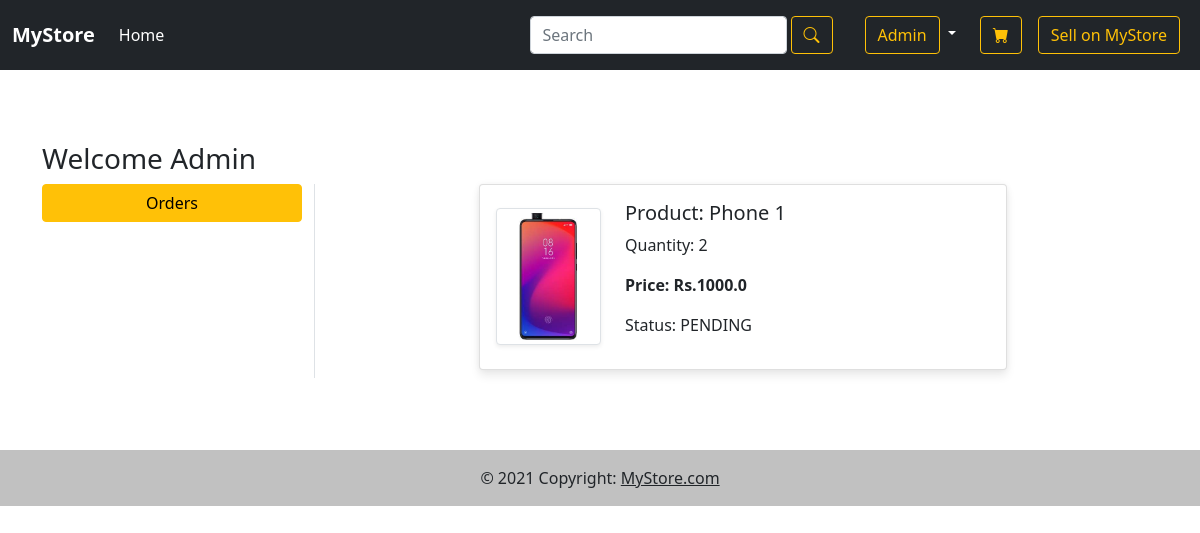
The app's page /orders (signed in), older data.
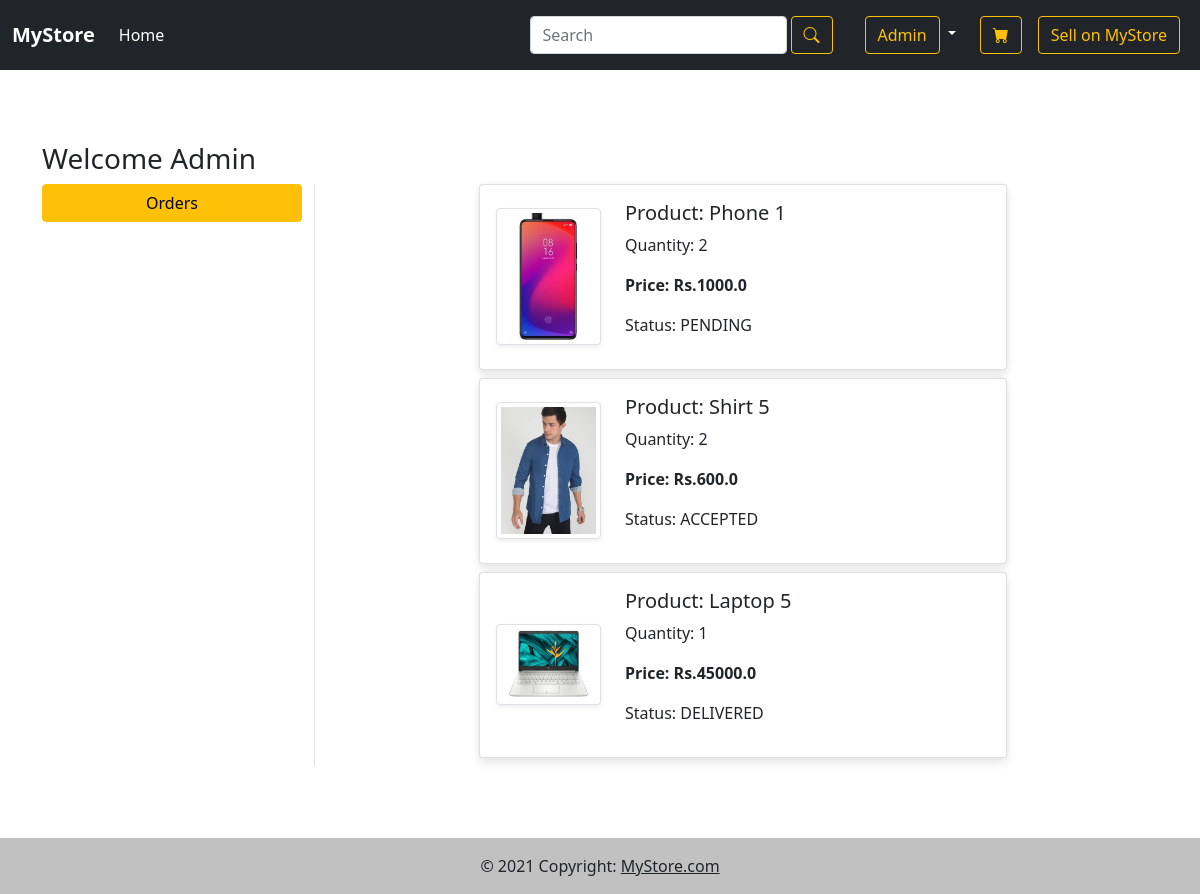
The same page, newer data.
### app/models.py (models this page shows, shortened)
class Confirmation(models.Model):
    user = models.ForeignKey(User, on_delete=models.CASCADE)
    customer = models.ForeignKey(Customer, on_delete=models.CASCADE)
    product = models.ForeignKey(Product, on_delete=models.CASCADE)
    quantity = models.PositiveIntegerField(default=0)
    order_date = models.DateTimeField(auto_now_add=True)
    order_status = models.CharField(
        choices=STATUS_CHOICES, max_length=50, default='PENDING')
    seller_id = models.CharField(max_length=10, default="000")
    class Meta:
        verbose_name_plural = "confirmation"
    @property
    def total_cost(self):
        return self.quantity * self.product.discountedPrice

class Product(models.Model):
    is_verified = models.BooleanField(default=False)
    name = models.CharField(max_length=300)
    description = models.TextField()
    price = models.FloatField()
    discountedPrice = models.FloatField()
    category = models.CharField(choices=Category_choices, max_length=3)
    brand = models.CharField(max_length=200)
    image = models.ImageField(upload_to='productimg')
    seller = models.IntegerField(default="00")

### app/views.py (the view)
# urls.py: path('orders', views.orders, name="orders"),
@login_required
def orders(request):
    op = Confirmation.objects.filter(user=request.user)
    return render(request, 'app/cart/orders.html', {'op':op})

### app/templates/app/cart/orders.html (shortened to what this page needs)
{% extends 'app/base.html' %}
{% load static %}
{% block content %}
{% if op %}
<div class="container my-5">
    <div class="row">
        <h3>Welcome {{request.user.username|capfirst}}</h3>
        <div class="col-sm-3 border-end">
            <ul class="list-unstyled">
                <li class="d-grid"><a href="{% url 'app:orders' %}" class="btn btn-warning">Orders</a></li>
            </ul>
        </div>
        <div class="row col-sm-8 mx-auto">
            <div class="container col-sm-9">
                {% for p in op %}
                <div>
                    <div class="card mb-2">
                        <div class="card-body hover:bg-yellow-100">
                            <div class="row">
                                <div class="col-sm-3 text-center align-self-center">
                                    <a href="{% url 'app:product-detail' p.product.id %}"><img src="{{p.product.image.url}}" alt=""
                                        srcset="" class="img-fluid img-thumbnail shadow-sm" height="150" width="150"></a>
                                </div>
                                <div class="col-sm-9">
                                    <h5>Product: {{p.product.name}}</h5>
                                    <p>Quantity: {{p.quantity}}</p>
                                    <p class="fw-bold">Price: Rs.{{p.total_cost}}</p>
                                    <p>Status: {{p.order_status}}</p>
                                </div>
                            </div>
                        </div>
                    </div>
                </div>
                {% endfor %}
                {% endif %}
            </div>
        </div>
    </div>
</div>
{% endblock %}

Row changes from the older to the newer data that the page shows:
added Confirmation: product.image (picture), product.name "Shirt 5", quantity "2", total_cost "600.0", order_status "ACCEPTED"
added Confirmation: product.image (picture), product.name "Laptop 5", quantity "1", total_cost "45000.0", order_status "DELIVERED"
